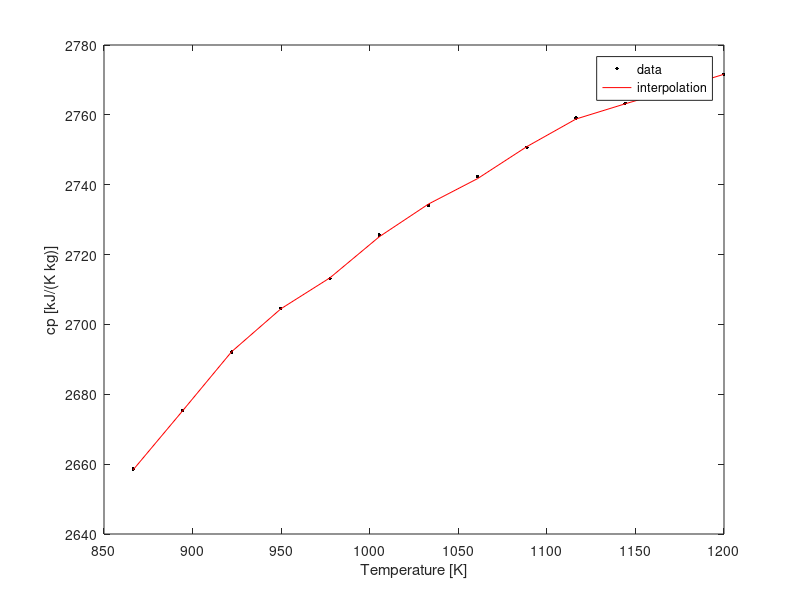
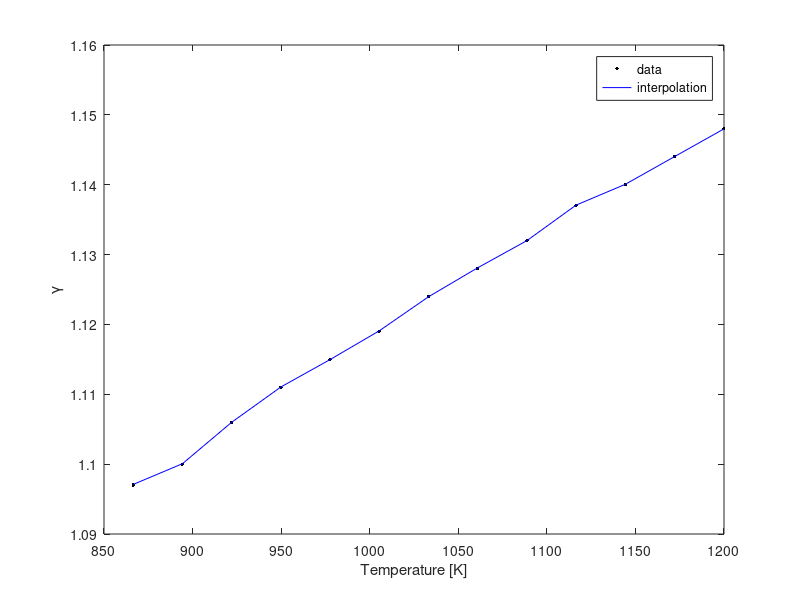
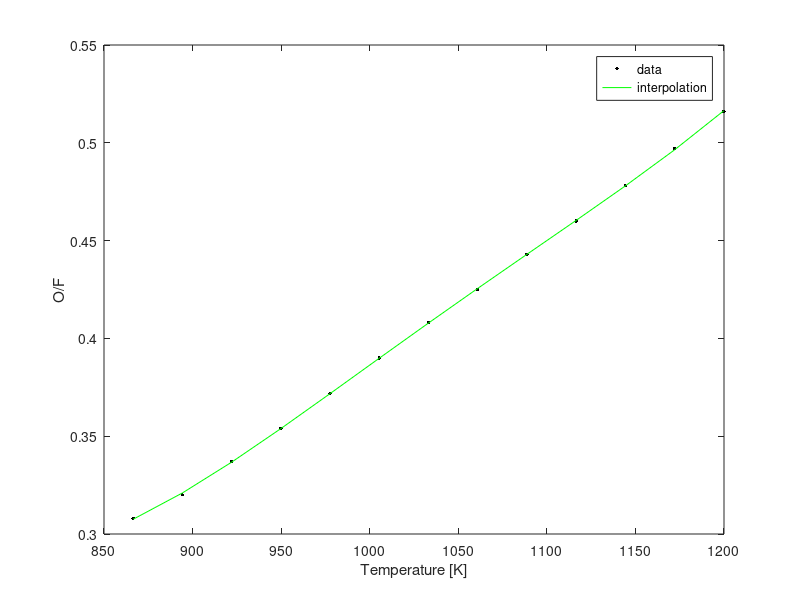

Here is the MATLAB script that generated these plots, in order:
clear
close all
clc

temperature = [866.48; 894.26; 922.039; 949.817; 977.59; 1005.37; 1033.15; 1060.93; 1088.71; 1116.48; 1144.26; 1172.04; 1199.82];
cp = [2658.62; 2675.36; 2692.11; 2704.67; 2713.05; 2725.61; 2733.98; 2742.35; 2750.73; 2759.10; 2763.29; 2767.47; 2771.66];
gamma = [1.097; 1.100; 1.106; 1.111; 1.115; 1.119; 1.124; 1.128; 1.132; 1.137; 1.140; 1.144; 1.148];
O_F = [0.308; 0.320; 0.337; 0.354; 0.372; 0.390; 0.408; 0.425; 0.443; 0.460; 0.478; 0.497; 0.516];

%% CP
figure
grid on;
grid minor;
plot(temperature, cp, '.k', 'MarkerSize', 8);
xlabel('Temperature [K]');
ylabel('cp [kJ/(K kg)]')
hold on

for i = 1:13
    poly = polyfit(temperature, cp, i);
    poly_cp = polyval(poly, temperature);
    [m(i), k(i)] = max(abs(poly_cp - cp));
end
poly = polyfit(temperature, cp, 11);
poly_cp = polyval(poly, temperature);
plot(temperature, poly_cp, 'red');
legend('data', 'interpolation');

%% GAMMA
figure
grid on;
grid minor;
plot(temperature, gamma, '.k', 'MarkerSize', 8);
xlabel('Temperature [K]');
ylabel('\gamma')
hold on

for i = 1:13
    poly = polyfit(temperature, gamma, i);
    poly_gamma = polyval(poly, temperature);
    [m(i), k(i)] = max(abs(poly_gamma - gamma));
end
poly = polyfit(temperature, gamma, 11);
poly_gamma = polyval(poly, temperature);
plot(temperature, poly_gamma, 'blue');
legend('data', 'interpolation');

%% O/F
figure
grid on;
grid minor;
plot(temperature, O_F, '.k', 'MarkerSize', 8);
xlabel('Temperature [K]');
ylabel('O/F')
hold on

for i = 1:13
    poly = polyfit(temperature, O_F, i);
    poly_OF = polyval(poly, temperature);
    [m(i), k(i)] = max(abs(poly_OF - O_F));
end
poly = polyfit(temperature, O_F, 4);
poly_OF = polyval(poly, temperature);
plot(temperature, poly_OF, 'green');
legend('data', 'interpolation');